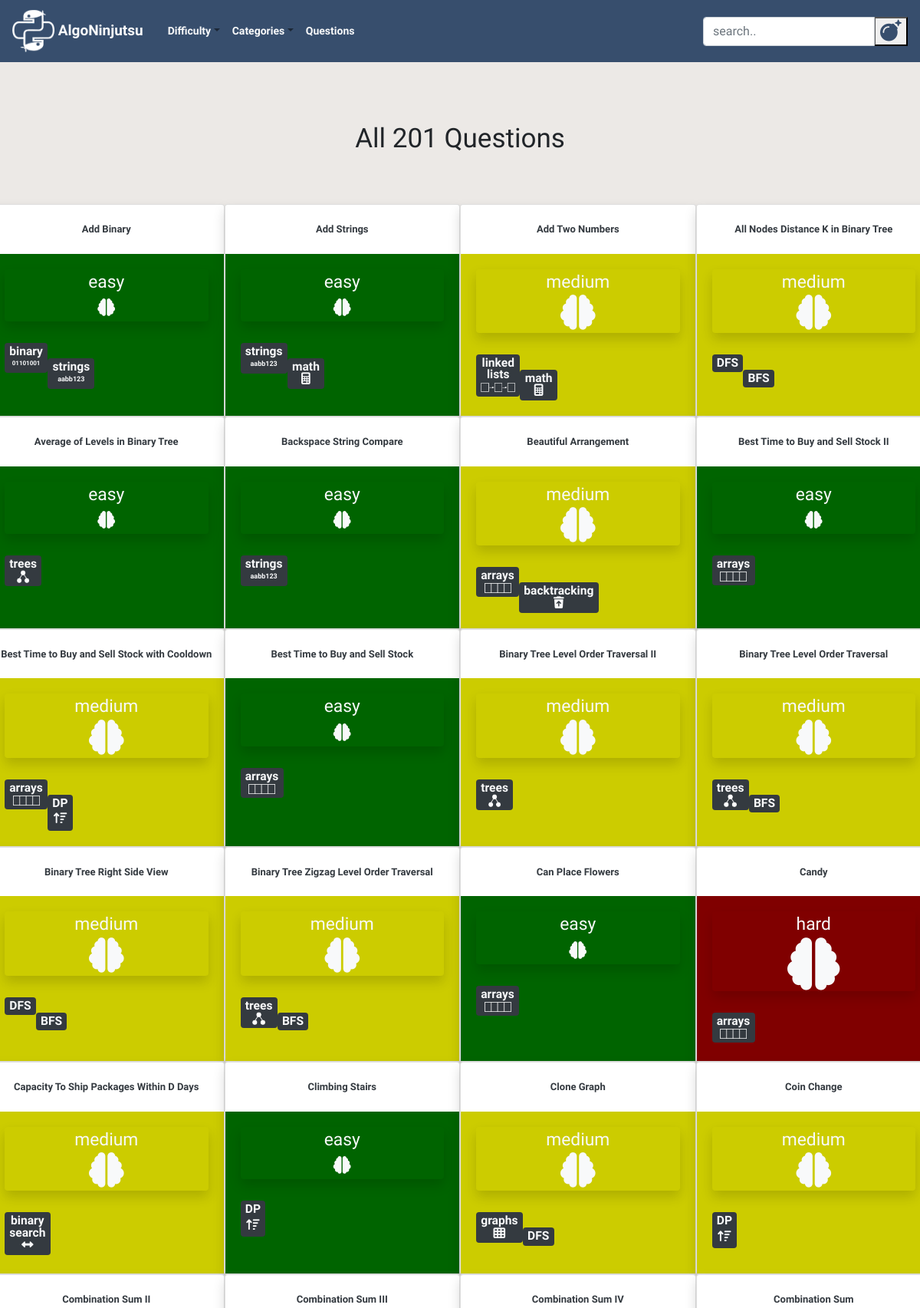
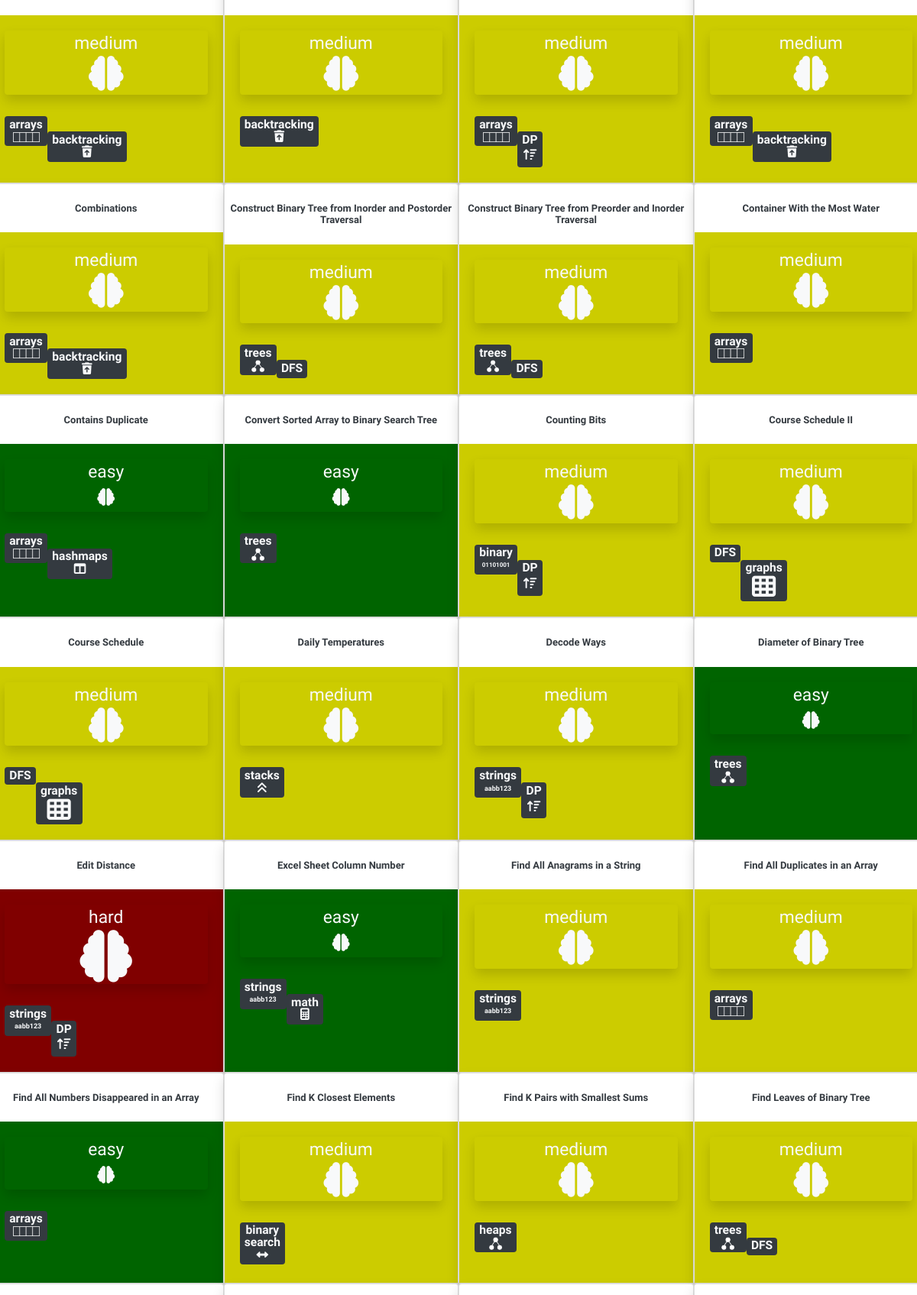
Screenshot of /questions/ (upper part) with the database file from the repository (2 pictures, top to bottom).
### blog/models.py (models this page shows, shortened)
class Post(models.Model):
    author = models.TextField()
    title = RichTextField()
    category = models.TextField(choices = CATEGORY_CHOICES, default = 'arrays')
    alt_category = models.TextField(choices = CATEGORY_CHOICES, blank=True, null = True)
    difficulty = models.TextField(choices = DIFFICULTY_CHOICES, default = 'easy')
    description = RichTextField()
    text = RichTextField()
    explanation = RichTextField()
    additional_notes = RichTextField(blank=True, null = True)
    published_date = models.DateTimeField(blank=True, null=True)

### blog/views.py (the view)
# urls.py: path('questions/', views.PostListView.as_view(), name='post_list'),
class PostListView(ListView):
    model = Post
    def get_queryset(self):
        return Post.objects.all().order_by('title')

### blog/static/templates/blog/post_list.html (shortened to what this page needs)
{% extends 'blog/base.html' %}
{% load static %}
{% block content %}
<div class="postlist col-md-12">
    {% if not post_list.count %}
    <h1 class = "counter my-5" align = "center">No Questions Found</h1>
    <br><br>
    {% elif post_list.count == 1 %}
    <h1 class = "counter my-3" align="center">{{post_list.count}} Question</h1>
    <br><br>
    {% else %}
    <h1 class = "counter my-3" align="center">All {{post_list.count}} Questions</h1>
    <br><br>
    {% endif %}
  <div class="row">
  {% for post in post_list %}
  <div class="card shadow" style="width: 25%">
    <br>
    <h3 align="center"><a class="check text-dark" style = "font-size:13px;" href="{% url 'post_detail' pk=post.pk %}">
      <b>{{ post.title|safe }}</b></a></h3>
    {% if post.difficulty == "easy" %}
    <div class="card-body" style="background-color: rgb(0,100,0)">
    {% elif post.difficulty == "medium" %}
    <div class="card-body" style="background-color: rgb(204,204,0)">
    {% elif post.difficulty == "hard" %}
    <div class="card-body" style="background-color: rgb(128,0,0)"">
    {% endif %}
      <div class="postdifficulty text-light shadow rounded"align="center">
        <a class="text-light" href="{% url 'difficulty_post_list' difficulty=post.difficulty %}">
        {{post.difficulty}}
        <br>
        {% if post.difficulty == "medium" %}
        <i class="fas fa-brain fa-2x"></i>
        {% elif post.difficulty == "hard" %}
        <i class="fas fa-brain fa-3x"></i>
        {% else %}
        <i class="fas fa-brain"></i>
        {% endif %}
        </a>
      </div>
      <br>
        <div class="category text-light badge badge-dark my-1">
        <a class="text-light" href="{% url 'category_post_list' category=post.category %}">
        {% if post.category == "linked lists" %}
        <h8>linked <br>lists</h8>
        {% elif post.category == "binary search" %}
        <h8>binary <br>search</h8>
        {% endif %}
        {% if post.category != "linked lists" and post.category != "binary search"%}
        <h8>{{post.category}}</h8>
        {% endif %}
        <br>
        {% if post.category == "linked lists" %}
        <img src="{% static 'images/thumbnail_image8.png' %}" width="45" height="12">
        {% elif post.category == "backtracking" %}
        <i class="fas fa-trash-restore"></i>
        {% elif post.category == "trees" %}
        <img src="{% static 'images/thumbnail_image5.png' %}" width="16.5" height="16.5">
        {% elif post.category == "arrays" %}
        <img src="{% static 'images/thumbnail_image7.png' %}" width="35" height="13">
        {% elif post.category == "strings" %}
        <p class= "my-1" style = "font-size: 9px; font: verdana;"><b>aabb123</b></p>
        {% elif post.category == "hashsets" %}
        <i class="fas fa-table"></i>
        {% elif post.category == "hashmaps" %}
        <i class="fas fa-columns"></i>
        {% elif post.category == "DP" %}
        <i class="my-1 fas fa-sort-amount-up"></i>
        {% elif post.category == "math" %}
        <i class="fas fa-calculator"></i>
        {% elif post.category == "graphs" %}
        <i class="fas fa-th"></i>
        {% elif post.category == "stacks" %}
        <i class="fas fa-angle-double-up"></i>
        {% elif post.category == "queues" %}
        <i class="fas fa-angle-double-right"></i>
        {% elif post.category == "recursion" %}
        <i class="fas fa-infinity"></i>
        {% elif post.category == "tries" %}
        <img src="{% static 'images/thumbnail_image6.png' %}" width="25.3" height="22">
        {% elif post.category == "binary" %}
        <p class= "my-1" style = "font-size: 8px; font: verdana;"><b>01101001</b></p>
        {% elif post.category == "binary search" %}
        <i class="fas fa-arrows-alt-h"></i>
        {% elif post.category == "heaps" %}
        <img src="{% static 'images/thumbnail_image5.png' %}" width="16.5" height="16.5">
        {% endif %}
        </a>
        </div>
        <br>
        {% if post.alt_category %}
        <div class="alt_category text-light badge badge-dark">
        {% else %}
        <div class="alt_category text-light">
        {% endif %}
        <a class="text-light" href="{% url 'category_post_list' category=post.alt_category %}">
          {% if post.alt_category and post.alt_category != "linked lists" and post.alt_category != "binary search"%}
          <h8>{{post.alt_category}}</h8>
          {% endif %}
          <br>
        {% if post.alt_category == "linked lists" %}
        <img src="{% static 'images/thumbnail_image8.png' %}" width="45" height="12">
        {% elif post.alt_category == "backtracking" %}
        <i class="fas fa-trash-restore"></i>
        {% elif post.alt_category == "trees" %}
        <img src="{% static 'images/thumbnail_image5.png' %}" width="16.5" height="16.5">
        {% elif post.alt_category == "arrays" %}
        <img src="{% static 'images/thumbnail_image7.png' %}" width="35" height="13">
        {% elif post.alt_category == "hashmaps" %}
        <i class="fas fa-columns"></i>
        {% elif post.alt_category == "DP" %}
        <i class="my-1 fas fa-sort-amount-up"></i>
        {% elif post.alt_category == "math" %}
        <i class="fas fa-calculator"></i>
        {% elif post.alt_category == "graphs" %}
        <i class="fas fa-th fa-2x"></i>
        {% elif post.alt_category == "stacks" %}
        <i class="fas fa-angle-double-up"></i>
        {% elif post.alt_category == "queues" %}
        <i class="fas fa-angle-double-right"></i>
        {% elif post.alt_category == "strings" %}
        <p class= "my-1" style = "font-size: 9px; font: verdana;"><b>aabb123</b></p>
        {% elif post.alt_category == "hashsets" %}
        <i class="fas fa-table"></i>
        {% elif post.alt_category == "recursion" %}
        <i class="fas fa-infinity"></i>
        {% elif post.alt_category == "tries" %}
        <img src="{% static 'images/thumbnail_image6.png' %}" width="25.3" height="22">
        {% elif post.alt_category == "heaps" %}
        <img src="{% static 'images/thumbnail_image5.png' %}" width="16.5" height="16.5">
        {% elif post.alt_category == "binary" %}
        <p class= "my-1" style = "font-size: 9px; font: verdana;"><b>01101001</b></p>
        {% elif post.alt_category == "binary search" %}
        <i class="fas fa-arrows-alt-h"></i>
        {% endif %}
        </a>
        </div>
    </div>
  </div>
  {% endfor %}
  </div>
</div>
{% endblock %}

### blog/static/css/blog.css (style rules this page uses)
body { font-family: 'Special Elite', cursive; background: #ECE9E6; background: -webkit-linear-gradient(to bottom, #FFFFFF, #ECE9E6); overflow-x: hidden; max-width: 100%; }
img { max-width:100%; }
.postdifficulty { font-size: 1.9vmin !important; }
.counter { font-family: 'Rock Salt', cursive; font-size: 35px; }
.category { float:left; font-size: 1.3vmin !important; }
.alt_category { font-size: 1.3vmin !important; float:left; }
.card { transition: 1.5s; }
.card:not(:first-child) { margin-down: -10px; }

### rows the page displays
Post: title "Add Binary", difficulty "easy", category "binary", shows "01101001", alt_category "strings", shows "aabb123"
Post: title "Add Strings", difficulty "easy", category "strings", shows "aabb123", alt_category "math"
Post: title "Add Two Numbers", difficulty "medium", category "linked", alt_category "math"
Post: title "All Nodes Distance K in Binary Tree", difficulty "medium", category "DFS", alt_category "BFS"
Post: title "Average of Levels in Binary Tree", difficulty "easy", category "trees"
Post: title "Backspace String Compare", difficulty "easy", category "strings", shows "aabb123"
Post: title "Beautiful Arrangement", difficulty "medium", category "arrays", alt_category "backtracking"
Post: title "Best Time to Buy and Sell Stock II", difficulty "easy", category "arrays"
Post: title "Best Time to Buy and Sell Stock with Cooldown", difficulty "medium", category "arrays", alt_category "DP"
Post: title "Best Time to Buy and Sell Stock", difficulty "easy", category "arrays"
Post: title "Binary Tree Level Order Traversal II", difficulty "medium", category "trees"
Post: title "Binary Tree Level Order Traversal", difficulty "medium", category "trees", alt_category "BFS"
Post: title "Binary Tree Right Side View", difficulty "medium", category "DFS", alt_category "BFS"
Post: title "Binary Tree Zigzag Level Order Traversal", difficulty "medium", category "trees", alt_category "BFS"
Post: title "Can Place Flowers", difficulty "easy", category "arrays"
Post: title "Candy", difficulty "hard", category "arrays"
Post: title "Capacity To Ship Packages Within D Days", difficulty "medium", category "binary"
Post: title "Climbing Stairs", difficulty "easy", category "DP"
Post: title "Clone Graph", difficulty "medium", category "graphs", alt_category "DFS"
Post: title "Coin Change", difficulty "medium", category "DP"
Post: title "Combination Sum II", difficulty "medium", category "arrays", alt_category "backtracking"
Post: title "Combination Sum III", difficulty "medium", category "backtracking"
Post: title "Combination Sum IV", difficulty "medium", category "arrays", alt_category "DP"
Post: title "Combination Sum", difficulty "medium", category "arrays", alt_category "backtracking"
Post: title "Combinations", difficulty "medium", category "arrays", alt_category "backtracking"
Post: title "Construct Binary Tree from Inorder and Postorder Traversal", difficulty "medium", category "trees", alt_category "DFS"
Post: title "Construct Binary Tree from Preorder and Inorder Traversal", difficulty "medium", category "trees", alt_category "DFS"
Post: title "Container With the Most Water", difficulty "medium", category "arrays"
Post: title "Contains Duplicate", difficulty "easy", category "arrays", alt_category "hashmaps"
Post: title "Convert Sorted Array to Binary Search Tree", difficulty "easy", category "trees"
Post: title "Counting Bits", difficulty "medium", category "binary", shows "01101001", alt_category "DP"
Post: title "Course Schedule II", difficulty "medium", category "DFS", alt_category "graphs"
Post: title "Course Schedule", difficulty "medium", category "DFS", alt_category "graphs"
Post: title "Daily Temperatures", difficulty "medium", category "stacks"
Post: title "Decode Ways", difficulty "medium", category "strings", shows "aabb123", alt_category "DP"
Post: title "Diameter of Binary Tree", difficulty "easy", category "trees"
Post: title "Edit Distance", difficulty "hard", category "strings", shows "aabb123", alt_category "DP"
Post: title "Excel Sheet Column Number", difficulty "easy", category "strings", shows "aabb123", alt_category "math"
Post: title "Find All Anagrams in a String", difficulty "medium", category "strings", shows "aabb123"
Post: title "Find All Duplicates in an Array", difficulty "medium", category "arrays"
Post: title "Find All Numbers Disappeared in an Array", difficulty "easy", category "arrays"
Post: title "Find K Closest Elements", difficulty "medium", category "binary"
Post: title "Find K Pairs with Smallest Sums", difficulty "medium", category "heaps"
Post: title "Find Leaves of Binary Tree", difficulty "medium", category "trees", alt_category "DFS"

### other values shown
{{ post_list.count }} "201"
